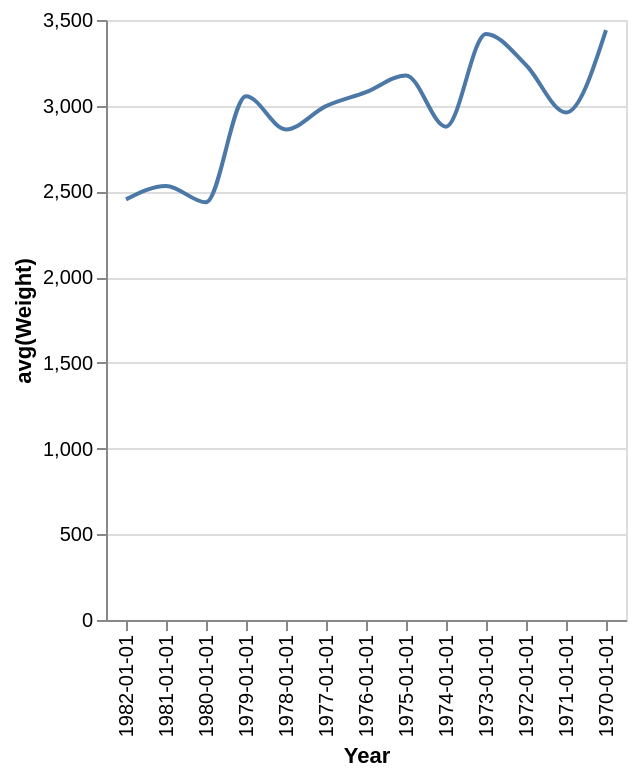

Express this chart as Vega-Lite.
### Vega-Lite specification from a JSON file in a GitHub repository (floating-point values rounded to 4 significant figures)
{"data": {"values": [{"x_data": "1970-01-01", "y_data": 3441.0}, {"x_data": "1971-01-01", "y_data": 2960.0}, {"x_data": "1972-01-01", "y_data": 3238.0}, {"x_data": "1973-01-01", "y_data": 3419.0}, {"x_data": "1974-01-01", "y_data": 2878.0}, {"x_data": "1975-01-01", "y_data": 3177.0}, {"x_data": "1976-01-01", "y_data": 3079.0}, {"x_data": "1977-01-01", "y_data": 2997.0}, {"x_data": "1978-01-01", "y_data": 2862.0}, {"x_data": "1979-01-01", "y_data": 3055.0}, {"x_data": "1980-01-01", "y_data": 2437.0}, {"x_data": "1981-01-01", "y_data": 2532.0}, {"x_data": "1982-01-01", "y_data": 2454.0}]}, "mark": {"type": "line", "interpolate": "monotone"}, "encoding": {"x": {"field": "x_data", "type": "nominal", "title": "Year", "sort": "descending"}, "y": {"field": "y_data", "type": "quantitative", "title": "avg(Weight)"}}}
